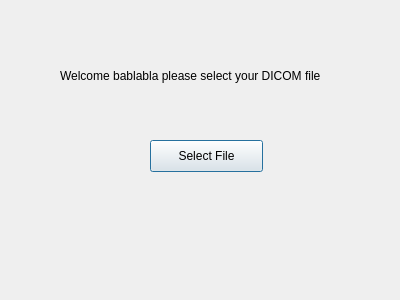
<?xml version="1.0" encoding="UTF-8"?>
<ui version="4.0">
 <class>Dialog</class>
 <widget class="QDialog" name="Dialog">
  <property name="geometry">
   <rect>
    <x>0</x>
    <y>0</y>
    <width>400</width>
    <height>300</height>
   </rect>
  </property>
  <property name="windowTitle">
   <string>Dialog</string>
  </property>
  <widget class="QLabel" name="label">
   <property name="geometry">
    <rect>
     <x>140</x>
     <y>130</y>
     <width>60</width>
     <height>16</height>
    </rect>
   </property>
   <property name="text">
    <string/>
   </property>
  </widget>
  <widget class="QLabel" name="label_2">
   <property name="geometry">
    <rect>
     <x>60</x>
     <y>40</y>
     <width>311</width>
     <height>71</height>
    </rect>
   </property>
   <property name="text">
    <string>Welcome bablabla please select your DICOM file</string>
   </property>
  </widget>
  <widget class="QPushButton" name="pushButton">
   <property name="geometry">
    <rect>
     <x>150</x>
     <y>140</y>
     <width>113</width>
     <height>32</height>
    </rect>
   </property>
   <property name="text">
    <string>Select File</string>
   </property>
  </widget>
 </widget>
 <resources/>
 <connections/>
</ui>
